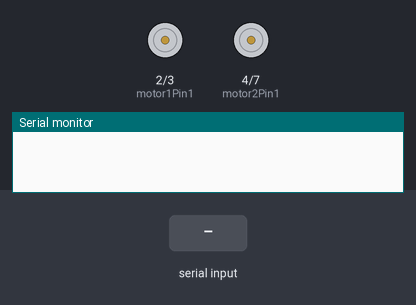
Bench run of a sketch on a simulated Arduino Uno, built with avr-gcc and run on an emulated ATmega328P. Shown: motor-driver pin pairs drawn as motors (green arrow = first pin HIGH = forward, orange = second pin HIGH = backward, longer = more drive, scaled by the enable pin), the last lines printed to the serial monitor. The inputs (shaded band) are chosen by the test bench.

Above: at 1.2 s.
1.3 s: "F" received over Serial
At 2.0 s:
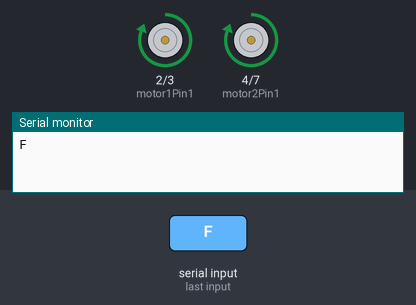
2.9 s: "B" received over Serial
At 4.2 s:
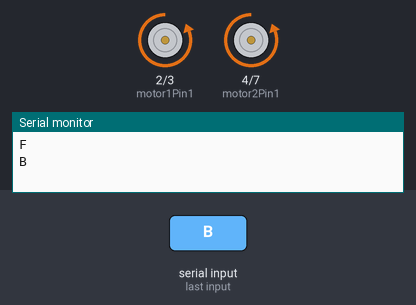
4.5 s: "L" received over Serial
At 5.6 s:
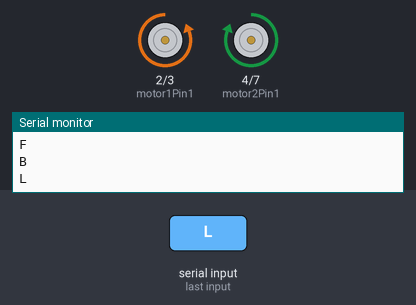
6.0 s: "R" received over Serial
At 6.8 s:
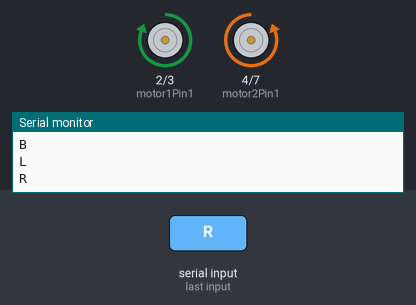
Timing chart, 0 to 8.5 s (numbered marks = the images above; inputs shaded):
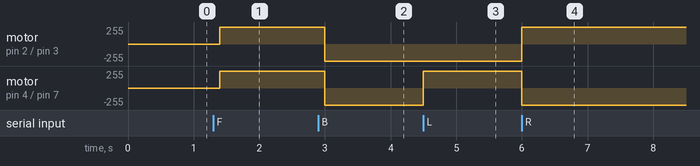

The sketch:

BLUETOOTH_CAR.ino
```cpp
// Define motor driver pins
const int motor1Pin1 = 2;
const int motor1Pin2 = 3;
const int motor2Pin1 = 4;
const int motor2Pin2 = 7;
const int enable1 = 5; // Enable pin for motor 1
const int enable2 = 6; // Enable pin for motor 2

void setup() {
  // Initialize motor pins as outputs
  pinMode(motor1Pin1, OUTPUT);
  pinMode(motor1Pin2, OUTPUT);
  pinMode(motor2Pin1, OUTPUT);
  pinMode(motor2Pin2, OUTPUT);
  pinMode(enable1, OUTPUT);
  pinMode(enable2, OUTPUT);

  // Set enable pins to high to enable motors
  digitalWrite(enable1, HIGH);
  digitalWrite(enable2, HIGH);

  // Begin Serial communication for Bluetooth
  Serial.begin(9600);
}

void loop() {
  if (Serial.available() > 0) {
    char command = Serial.read(); // Read the command from Bluetooth
    Serial.println(command);

    // Execute commands based on received character
    switch (command) {
      case 'F': // Move Forward
        digitalWrite(motor1Pin1, HIGH);
        digitalWrite(motor1Pin2, LOW);
        digitalWrite(motor2Pin1, HIGH);
        digitalWrite(motor2Pin2, LOW);
        break;

      case 'B': // Move Backward
        digitalWrite(motor1Pin1, LOW);
        digitalWrite(motor1Pin2, HIGH);
        digitalWrite(motor2Pin1, LOW);
        digitalWrite(motor2Pin2, HIGH);
        break;

      case 'L': // Turn Left
        digitalWrite(motor1Pin1, LOW);
        digitalWrite(motor1Pin2, HIGH);
        digitalWrite(motor2Pin1, HIGH);
        digitalWrite(motor2Pin2, LOW);
        break;

      case 'R': // Turn Right
        digitalWrite(motor1Pin1, HIGH);
        digitalWrite(motor1Pin2, LOW);
        digitalWrite(motor2Pin1, LOW);
        digitalWrite(motor2Pin2, HIGH);
        break;

      case '0': // Stop
        digitalWrite(motor1Pin1, LOW);
        digitalWrite(motor1Pin2, LOW);
        digitalWrite(motor2Pin1, LOW);
        digitalWrite(motor2Pin2, LOW);
        break;
    }
  }
  delay(100);
}
```

Measured:
- after the input at 1.3 s, motor on pin 2 (motor1Pin1) / pin 3 (motor1Pin2), motor on pin 4 (motor2Pin1) / pin 7 (motor2Pin2): stopped → forward 255/255 after 0.10 s
- after the input at 2.9 s, motor on pin 2 (motor1Pin1) / pin 3 (motor1Pin2), motor on pin 4 (motor2Pin1) / pin 7 (motor2Pin2): forward 255/255 → backward 255/255 after 0.10 s
- after the input at 4.5 s, motor on pin 4 (motor2Pin1) / pin 7 (motor2Pin2): backward 255/255 → forward 255/255 at once
- after the input at 6.0 s, motor on pin 2 (motor1Pin1) / pin 3 (motor1Pin2): backward 255/255 → forward 255/255 at once; motor on pin 4 (motor2Pin1) / pin 7 (motor2Pin2): forward 255/255 → backward 255/255 at once
